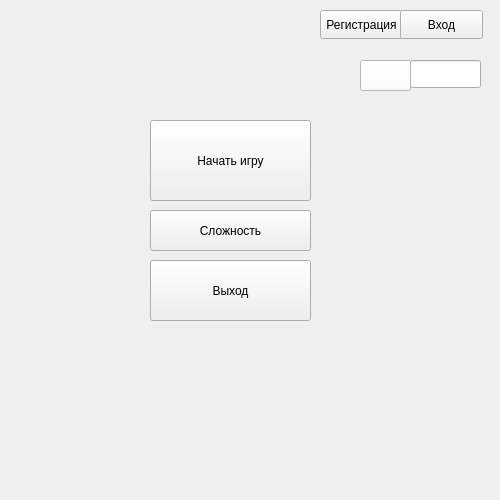
<?xml version="1.0" encoding="UTF-8"?>
<ui version="4.0">
 <class>Widget</class>
 <widget class="QWidget" name="Widget">
  <property name="geometry">
   <rect>
    <x>0</x>
    <y>0</y>
    <width>500</width>
    <height>500</height>
   </rect>
  </property>
  <property name="maximumSize">
   <size>
    <width>500</width>
    <height>500</height>
   </size>
  </property>
  <property name="windowTitle">
   <string>Widget</string>
  </property>
  <widget class="QPushButton" name="pushButton">
   <property name="geometry">
    <rect>
     <x>150</x>
     <y>120</y>
     <width>161</width>
     <height>81</height>
    </rect>
   </property>
   <property name="text">
    <string>Начать игру</string>
   </property>
  </widget>
  <widget class="QPushButton" name="pushButton_2">
   <property name="geometry">
    <rect>
     <x>150</x>
     <y>260</y>
     <width>161</width>
     <height>61</height>
    </rect>
   </property>
   <property name="text">
    <string>Выход</string>
   </property>
  </widget>
  <widget class="QPushButton" name="pushButton_3">
   <property name="geometry">
    <rect>
     <x>150</x>
     <y>210</y>
     <width>161</width>
     <height>41</height>
    </rect>
   </property>
   <property name="text">
    <string>Сложность</string>
   </property>
  </widget>
  <widget class="QPushButton" name="pushButton_4">
   <property name="geometry">
    <rect>
     <x>320</x>
     <y>10</y>
     <width>83</width>
     <height>29</height>
    </rect>
   </property>
   <property name="text">
    <string>Регистрация</string>
   </property>
  </widget>
  <widget class="QPushButton" name="pushButton_5">
   <property name="geometry">
    <rect>
     <x>400</x>
     <y>10</y>
     <width>83</width>
     <height>29</height>
    </rect>
   </property>
   <property name="text">
    <string>Вход</string>
   </property>
  </widget>
  <widget class="QLineEdit" name="lineEdit">
   <property name="geometry">
    <rect>
     <x>410</x>
     <y>60</y>
     <width>71</width>
     <height>28</height>
    </rect>
   </property>
  </widget>
  <widget class="QPushButton" name="pushButton_6">
   <property name="geometry">
    <rect>
     <x>360</x>
     <y>60</y>
     <width>51</width>
     <height>31</height>
    </rect>
   </property>
   <property name="styleSheet">
    <string notr="true">QPushButton {background-color: #fff}

</string>
   </property>
   <property name="text">
    <string/>
   </property>
  </widget>
 </widget>
 <resources/>
 <connections/>
</ui>
